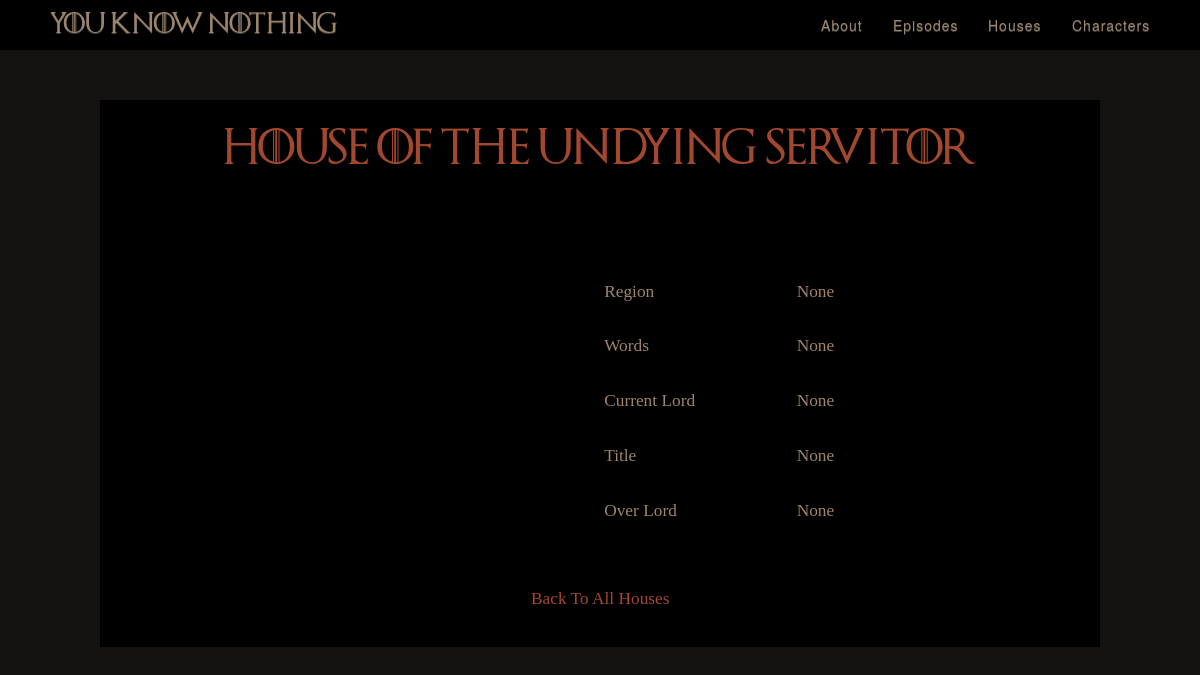
Page /houses/House of the Undying servitor on the committed database.
### app/models.py (models this page shows, shortened)
class House(db.Model):
    id = db.Column(db.Integer, primary_key=True)
    name = db.Column(db.String, unique=True)
    region = db.Column(db.String)
    words = db.Column(db.String)
    current_lord = db.Column(db.String)
    title = db.Column(db.String)
    overlord = db.Column(db.String)
    imageLink = db.Column(db.String, unique=True)

### app/views.py (the view)
@application.route('/houses/<name>', methods=['GET', 'POST'])
def house(name):
    house = models.House.query.filter_by(name=name).first()
    return render_template('house.html', house=house)

### app/templates/house.html (shortened to what this page needs)
<!DOCTYPE html>
<html>
<head>
    <link rel="stylesheet" href="{{ url_for('static', filename='css/style.css') }}">
    <link rel="stylesheet" href="{{ url_for('static', filename='css/individual.css') }}">
    <link rel="stylesheet" href="{{ url_for('static', filename='css/hover.css') }}">
    <link rel="stylesheet" href="https://maxcdn.bootstrapcdn.com/bootstrap/3.3.7/css/bootstrap.min.css">
    <link rel="stylesheet" href="https://maxcdn.bootstrapcdn.com/bootstrap/3.3.7/css/bootstrap-theme.min.css">
</head>
<body id="ind-home">
    <div id="nav-row">
        <div ng-app>
            <nav class="navbar" style="margin: 0;">{% include 'navWell.html' %}</nav>
        </div>
    </div>
    <div class="col-md-offset-1 col-md-10">
        <header class="title-header">
            <h1>{{house.name}}</h1>
        </header>
        <div class="container-fluid">
            <div id="main-content">
                <div class="row">
                    <div class="col-xs-12 col-sm-12 col-md-4">
                    </div>
                    <div class="col-xs-12 col-sm-12 col-md-offset-1 col-md-6">
                        <div class="pull-center">
                            <div class="text-left">
                                <table class="info-table">
                                    <tr>
                                        <td>Region</td>
                                        <td>{{ house.region }}</td>
                                    </tr>
                                    <tr>
                                        <td>Words</td>
                                        <td>{{ house.words }}</td>
                                    </tr>
                                    <tr>
                                        <td>Current Lord</td>
                                        {% if house.current_lord %}
				          	                    <td><a
                                       href="/characters/{{ house.current_lord}}">{{ house.current_lord }}</a></td>
                                        {% else %}
					                              <td>{{ house.current_lord }}</td>
                                        {% endif %}
                                    </tr>
                                    <tr>
                                        <td>Title</td>
                                        <td>{{ house.title }}</td>
                                    </tr>
                                    <tr>
                                        <td>Over Lord</td>
                                        {% if house.overlord %}
					                              <td><a href="{{ url_for('house', name=house.overlord) }}">{{ house.overlord }}</a></td>
                                        {% else %}
					                              <td>{{ house.overlord }}</td>
                                        {% endif %}
                                    </tr>
                                </table>
                            </div>
                        </div>
                    </div>
                </div>
            </div>
            <div class="return-link">
                <div class="row"><a href="/houses" class="hvr-pop link">Back To All Houses</a></div>
            </div>
        </div>
    </div>
</body>
</html>

### app/static/css/style.css (style rules this page uses)
html { height: 100%; overflow-x: hidden; }
#nav-row { width:100%; background-color: black; }
.container-fluid { padding-right: 15px; padding-left: 15px; margin-right: auto; margin-left: auto; margin-top: 30px; height: calc(100% - 100px); }
.title-header { font-family: got-font; text-align: center; color: #a2482e; vertical-align: middle; width: 100%; border-color: black; padding-top: 10px; }

### app/static/css/individual.css (style rules this page uses)
.col-sm-1, .col-sm-2, .col-sm-3, .col-sm-4, .col-sm-5, .col-sm-6, .col-sm-7, .col-sm-8, .col-sm-9,.col-sm-10, .col-sm-11, .col-sm-12, .col-md-1, .col-md-2, .col-md-3, .col-md-4, .col-md-5, .col-md-6, .col-md-7, .col-md-8, .col-md-9, .col-md-10, .col-md-11, .col-md-12 { background-color: black; }
.container-fluid { min-height: 100%; }
#ind-home { margin:0; padding: 0; background-color: black; height: 100%; width: 100%; }
#main-content { height: calc(100% - 80px); margin-top: 30px; }
.info-table { width: 100%; font-family: serif; font-size: 13pt; color: #9E8469; border-collapse: collapse; vertical-align: top; }
.info-table td { padding-bottom: 30px; }
.info-table td:nth-child(1) { width: 50% }
.info-table td:nth-child(2) { width: 50% }
.link { color: #A2482E; font-family: serif; font-size: 13pt; }
.return-link { text-align: center; height: 30px; margin: 30px; }
.pull-center { text-align: center; width: 100%; }
.text-left { padding-top: 30px; display: inline-block; text-align: left; width: 100%; }
@media (min-width:768px) { .col-sm-1, .col-sm-2, .col-sm-3, .col-sm-4, .col-sm-5, .col-sm-6, .col-sm-7, .col-sm-8, .col-sm-9,.col-sm-10, .col-sm-11, .col-sm-12, .col-md-1, .col-md-2, .col-md-3, .col-md-4, .col-md-5, .col-md-6, .col-md-7, .col-md-8, .col-md-9, .col-md-10, .col-md-11, .col-md-12 { margin-top: 50px; min-height: calc(100% - 110px); } }
@media (min-width:768px) { .pull-center { padding-left: 70px; width: 100%; } }
@media (min-width:768px) { .text-left { padding-top: 0; width: 100%; } }
@media (min-width:768px) { #ind-home { background-color: #141311; } }

### rows in the picture
House: name "House of the Undying servitor", region "None", words "None", current_lord "None", title "None", overlord "None"
